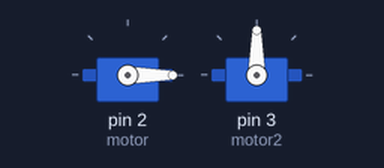
Simulated run of this sketch. Board: Arduino Uno, built with avr-gcc and run on an emulated ATmega328P. On the bench: 2 × servo.

Above: at 0.05 s.
At 2.65 s:
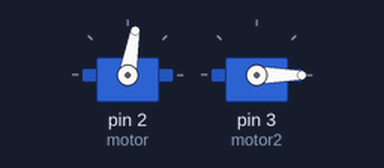
At 4.35 s:
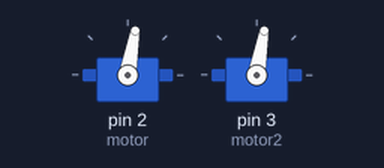
At 8.65 s:
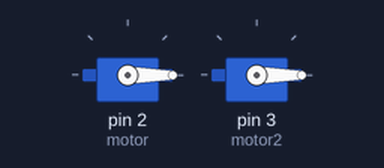
Timing chart, 0 to 11.3 s (numbered marks = the images above):
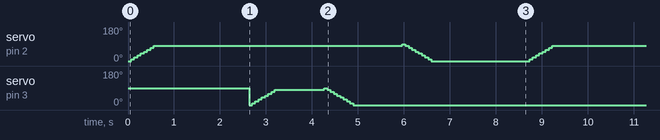

The sketch:

prube_servo.ino
```cpp
//Codigo de Luis Cruz
#include <Servo.h>
Servo motor;
Servo motor2;

void setup() {
  // put your setup code here, to run once:
  motor.attach(2);
  motor2.attach(3);
}

void loop() {
  // put your main code here, to run repeatedly:
  Abrir(); //Esta funcion abre el puente
  delay(2000); //Da un descanzo de 5 seg que permite que el puente quede abierto y el led rojo encendido
  motor.detach();
  lado1();
  delay(1000);
  lado2();
  motor.attach(2);
  delay(1000);
  Cerrar(); //Esta funcion regresa el puente a su forma original
  delay(2000);
}

void Abrir(){ //Esta funcion abre el puente
  for(int p=0;p<90;p=p+10){//Se decalara una variable con valor 0 (angulo 0°) y se detiene hasta que el valor
    motor.write(p); // de p sea 90 (90°) con paso de 10, al servomotor se le asigna el valor de p para que
   // motor2.write(p); // se empeize a abrir la loza del puente y cada repeticion toma un descanso de 0.07 seg
    delay(70);
  }
}

void lado1(){ //Esta funcion abre el puente
  for(int p=0;p<90;p=p+10){//Se decalara una variable con valor 0 (angulo 0°) y se detiene hasta que el valor
    motor2.write(p); // de p sea 90 (90°) con paso de 10, al servomotor se le asigna el valor de p para que
   // motor2.write(p); // se empeize a abrir la loza del puente y cada repeticion toma un descanso de 0.07 seg
    delay(70);
  }
}

void lado2(){ //Esta funcion abre el puente
  for(int p=90;p>=0;p=p-10){//Se decalara una variable con valor 0 (angulo 0°) y se detiene hasta que el valor
    motor2.write(p); // de p sea 90 (90°) con paso de 10, al servomotor se le asigna el valor de p para que
   // motor2.write(p); // se empeize a abrir la loza del puente y cada repeticion toma un descanso de 0.07 seg
    delay(70);
  }
}

void Cerrar(){ //Esta funcion regresa el puente a su forma original
  for(int p=90;p>=0;p=p-10){ //Este ciclo funciona como el anterior solo que esta vez a p se le asigna el valor
    motor.write(p); // de 90 (90°) y esta vez va disminuyendo para que los brazos del servo bajen a su forma
    //motor2.write(p);// de cuando empezaron (0°) y se toma un descanso por ciclo de 0.07 seg
    delay(70);
  }
}
```

Measured:
- by itself, servo on pin 2 (motor): repeats every 8.7 s: 20° 0.07 s, 30° 0.07 s, 40° 0.07 s, 50° 0.07 s, 60° 0.07 s, 70° 0.07 s, 80° 5.4 s, 90° 0.07 s, 80° 0.07 s, 70° 0.07 s, 60° 0.07 s, 50° 0.07 s, 40° 0.07 s, 30° 0.07 s, 20° 0.07 s, 10° 0.07 s, 0° 2.1 s, 10° 0.07 s
- by itself, servo on pin 3 (motor2): repeats every 8.7 s: 10° 0.07 s, 20° 0.07 s, 30° 0.07 s, 40° 0.07 s, 50° 0.07 s, 60° 0.07 s, 70° 0.07 s, 80° 1.1 s, 90° 0.07 s, 80° 0.07 s, 70° 0.07 s, 60° 0.07 s, 50° 0.07 s, 40° 0.07 s, 30° 0.07 s, 20° 0.07 s, 10° 0.07 s, 0° 6.5 s
